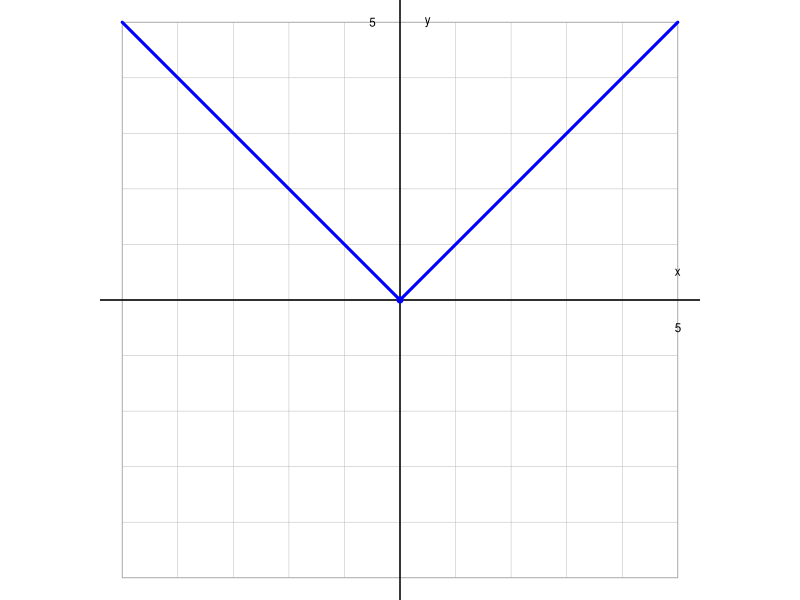
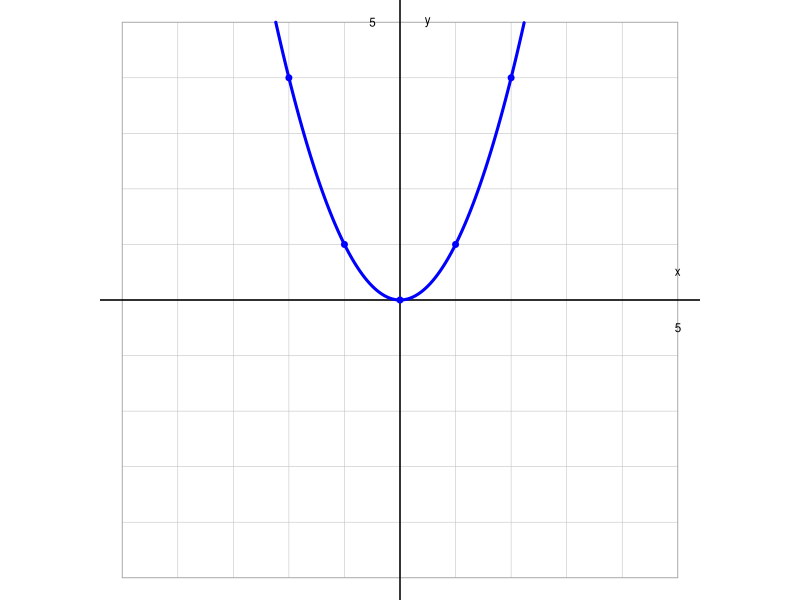
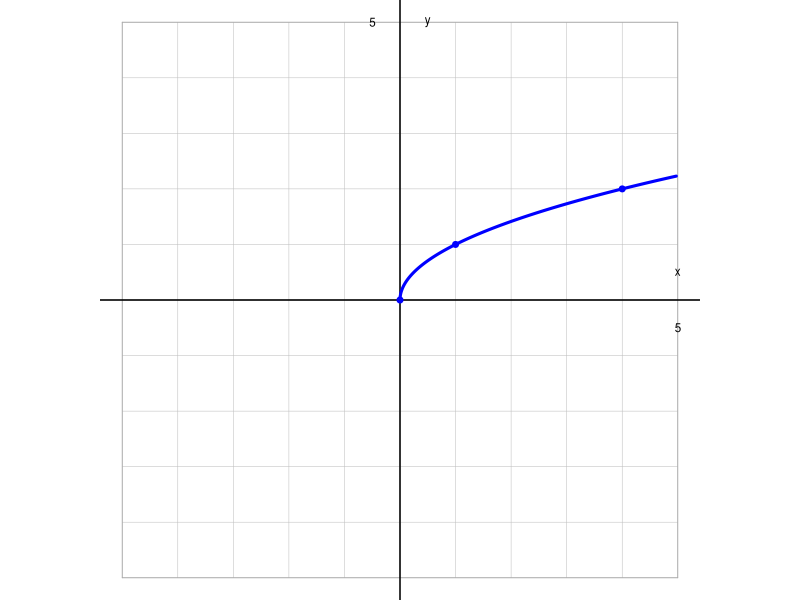
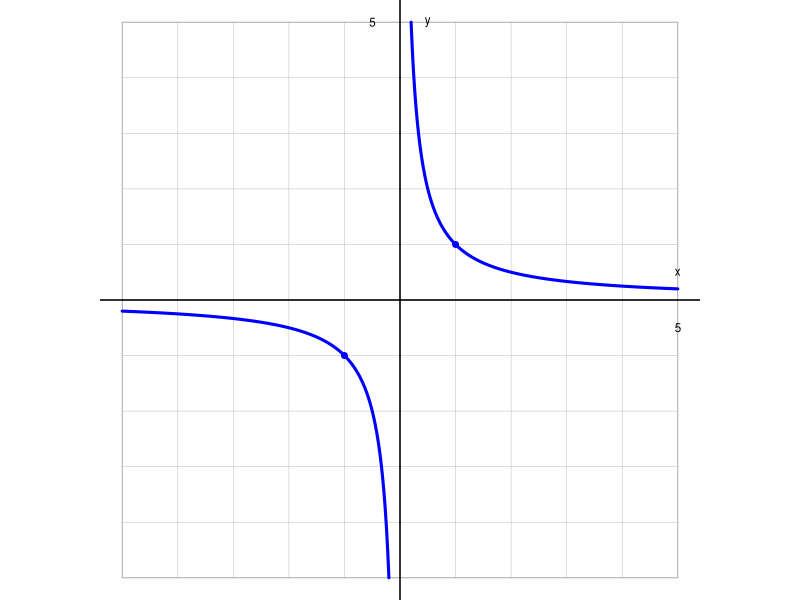
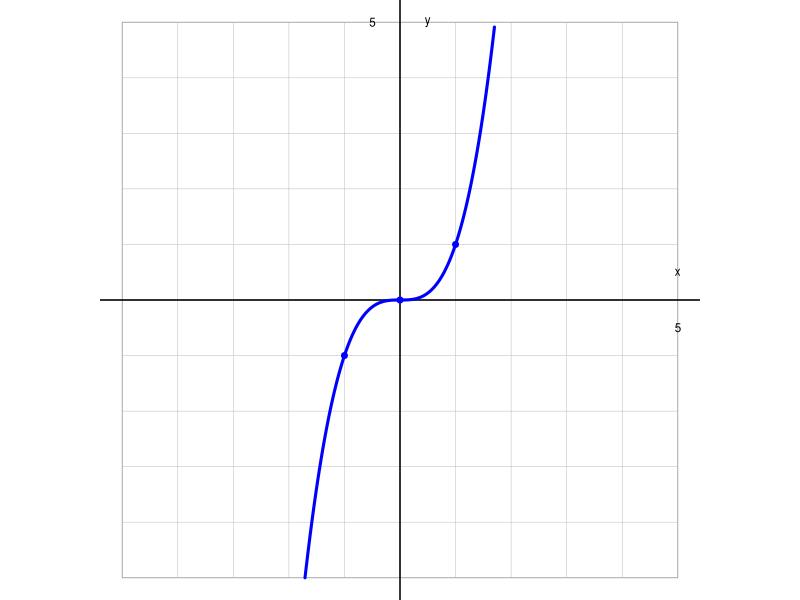
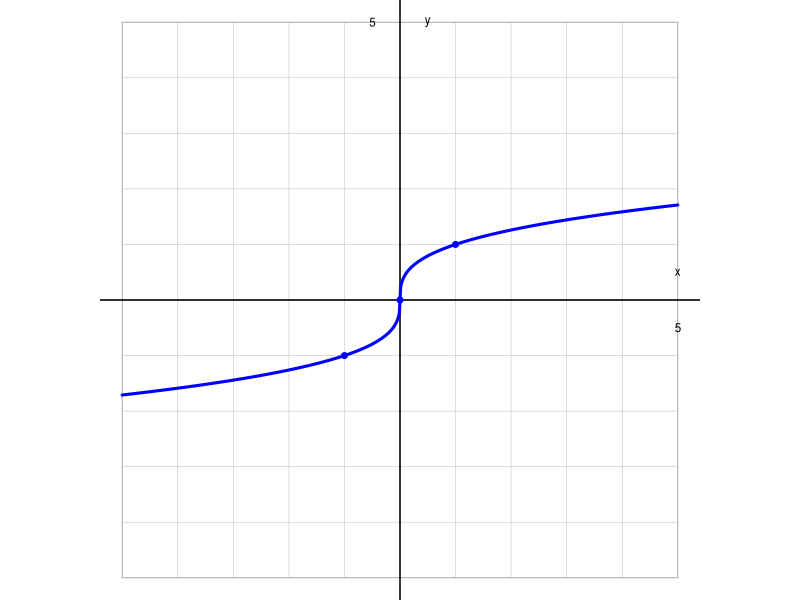
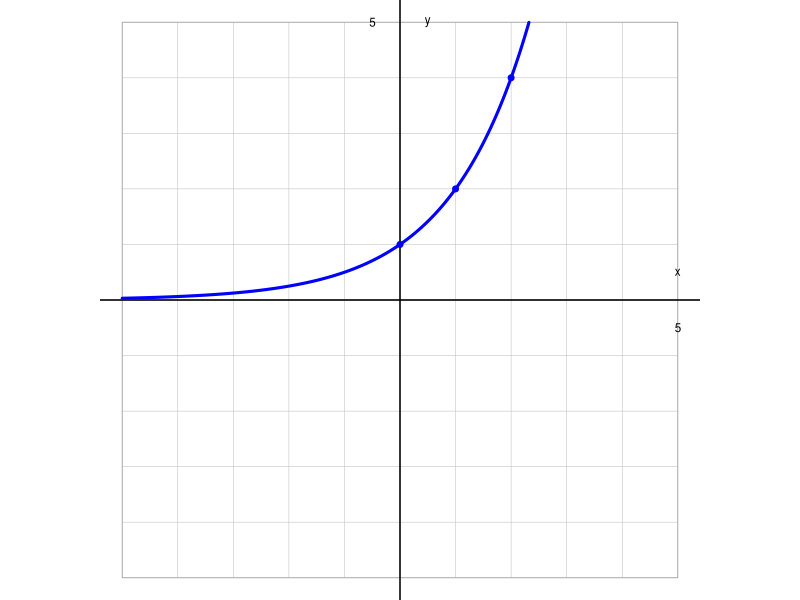
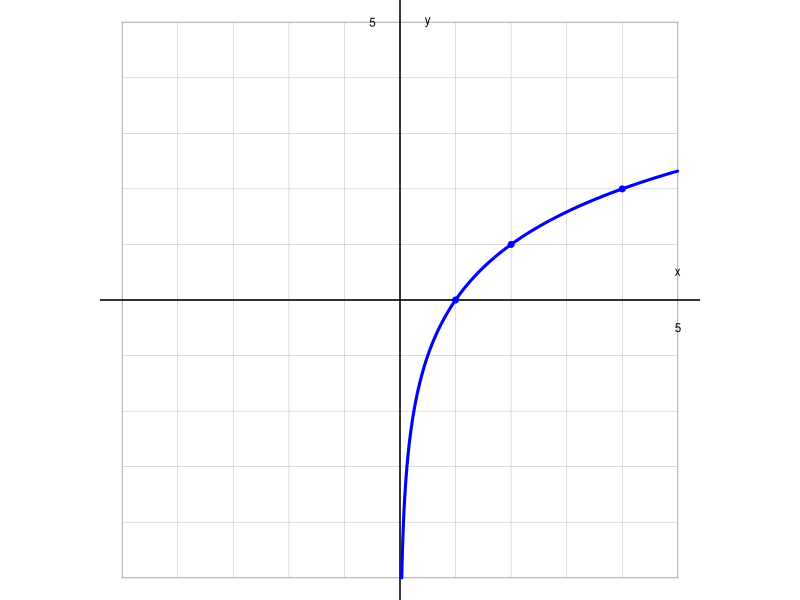

Write R code to recreate these figures, in order.
## ---- chunk 1
fdim = 2
## ---- chunk 2
startit = function(){
    par(mar=c(0,0,0,0),oma=c(0,0,0,0),pty="s")
    plot(0,0,"n",xlim=c(-5,5),ylim=c(-5,5),axes=F,ann=F)
    for(i in -5:5){
        lines(c(-5,5),c(i,i),col="grey",lwd=0.5)
        lines(c(i,i),c(-5,5),col="grey",lwd=0.5)
    }
    for(i in seq(-5,5,10)){
        lines(c(-5,5),c(i,i),col="darkgrey",lwd=0.8)
        lines(c(i,i),c(-5,5),col="darkgrey",lwd=0.8)
    }
    abline(h=0,lwd=1.5)
    abline(v=0,lwd=1.5)
    text(5,-0.5,"5",cex=0.7)
    text(-0.5,5,"5",cex=0.7)
    text(5,0.5,"x",cex=0.7)
    text(0.5,5,"y",cex=0.7)
}
startit()
x = seq(-5,5,0.1)
y = abs(x)
lines(x,y,lwd=3,col="blue")
xp = 0
yp = 0
points(yp,xp,pch=19,col="blue",cex=0.8)
## ---- chunk 3
startit()
x = seq(-sqrt(5),sqrt(5),0.01)
y = x^2
lines(x,y,lwd=3,col="blue")
xp = -2:2
yp = xp^2
points(xp,yp,pch=19,col="blue",cex=0.8)
## ---- chunk 4
startit()
x = seq(0,sqrt(5),0.01)
y = x^2
lines(y,x,lwd=3,col="blue")
xp = 0:2
yp = xp^2
points(yp,xp,pch=19,col="blue",cex=0.8)
## ---- chunk 5
startit()
x1 = seq(-5,-1/5,0.01)
y1 = 1/x1
lines(x1,y1,lwd=3,col="blue")
x2 = seq(1/5,5,0.01)
y2 = 1/x2
lines(x2,y2,lwd=3,col="blue")
xp = c(-1,1)
yp = 1/xp
points(yp,xp,pch=19,col="blue",cex=0.8)
## ---- chunk 6
startit()
x = seq(-5^(1/3),5^(1/3),0.01)
y = x^3
lines(x,y,lwd=3,col="blue")
xp = -2:2
yp = xp^3
points(xp,yp,pch=19,col="blue",cex=0.8)
## ---- chunk 7
startit()
x = seq(-5,5,0.01)
y = sign(x)*abs(x)^(1/3)
lines(x,y,lwd=3,col="blue")
xp = c(-8,-1,0,1,8)
yp = sign(xp)*abs(xp)^(1/3)
points(xp,yp,pch=19,col="blue",cex=0.8)
## ---- chunk 8
startit()
x = seq(-5,log(5)/log(2),0.001)
y = 2^x
lines(x,y,lwd=3,col="blue")
xp = c(0,1,2)
yp = 2^xp
points(xp,yp,pch=19,col="blue",cex=0.8)
## ---- chunk 9
startit()
x = seq(-5,log(5)/log(2),0.001)
y = 2^x
lines(y,x,lwd=3,col="blue")
xp = c(0,1,2)
yp = 2^xp
points(yp,xp,pch=19,col="blue",cex=0.8)
## ---- chunk 10
startit()
x = seq(-5,-sqrt(1/5),0.001)
y = 1/x^2
lines(x,y,lwd=3,col="blue")
x = seq(sqrt(1/5),5,0.001)
y = 1/x^2
lines(x,y,lwd=3,col="blue")
xp = c(-1,1)
yp = 1/xp^2
points(xp,yp,pch=19,col="blue",cex=0.8)
## ---- chunk 11
startit()
x = seq(-5,5,0.001)
y = sin(x)
lines(x,y,lwd=3,col="blue")
xp = 0
yp = 0
points(xp,yp,pch=19,col="blue",cex=0.8)
## ---- chunk 12
startit()
x = seq(-5,5,0.001)
y = cos(x)
lines(x,y,lwd=3,col="blue")
xp = 0
yp = 1
points(xp,yp,pch=19,col="blue",cex=0.8)
## ---- chunk 13
startit()
x = seq(-atan(5),atan(5),0.001)
y = tan(x)
lines(x,y,lwd=3,col="blue")
x = seq(-pi-atan(5),-pi+atan(5),0.001)
y = tan(x)
lines(x,y,lwd=3,col="blue")
x = seq(pi-atan(5),pi+atan(5),0.001)
y = tan(x)
lines(x,y,lwd=3,col="blue")
xp = 0
yp = 0
points(xp,yp,pch=19,col="blue",cex=0.9)
